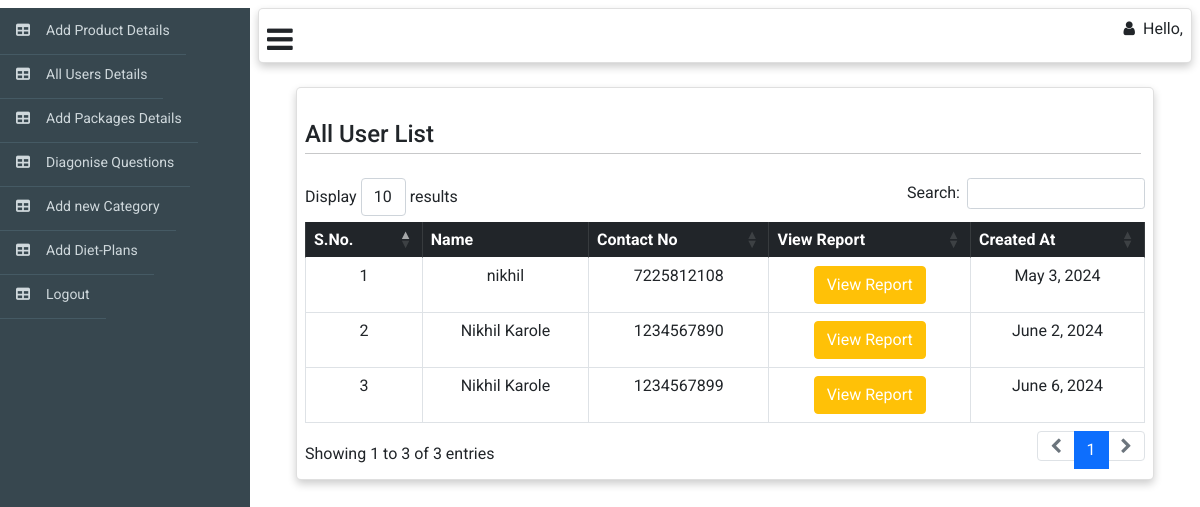
The app's page /web_admin/all-users, older data.
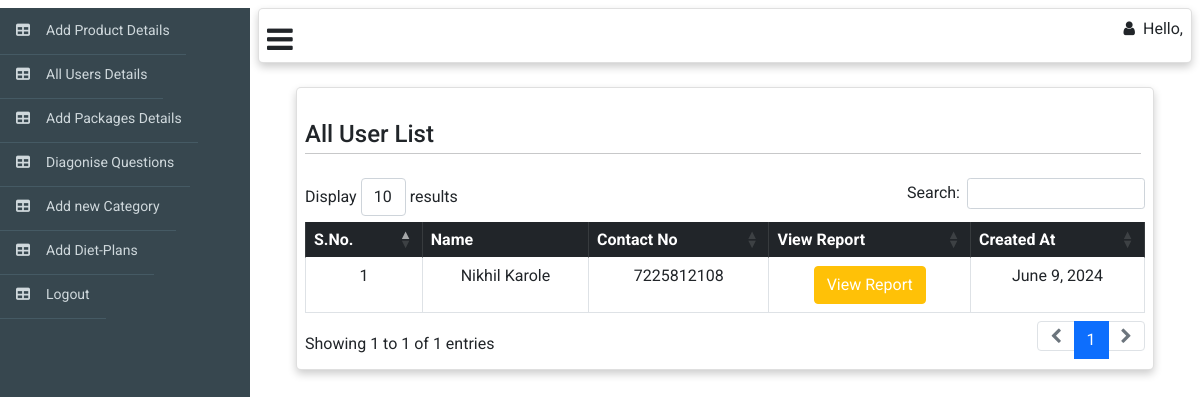
The same page, newer data.
### web_admin/models.py (models this page shows)
class user(models.Model):
    name = models.CharField(max_length=50)
    contact_no = models.CharField(max_length=15)
    otp = models.CharField(max_length=6)
    email = models.CharField(max_length=30)
    role = models.CharField(max_length=15, choices=Role)
    password = models.CharField(max_length=20,null=True,blank=True)
    is_active = models.BooleanField(default=True)
    gender = models.CharField(max_length=15, choices=Gender)
    age = models.IntegerField(default=0,null=True,blank=True)
    scalp_image = models.ImageField(upload_to='scalp_image/',null=True,blank=True)
    is_question_submitted = models.BooleanField(default=False)
    hair_health = models.FloatField(default=0)
    last_update_que = models.ForeignKey(questions,on_delete=models.CASCADE,null=True,blank=True)
    profile_image = models.ImageField(upload_to='profile/',null=True,blank=True)
    created_at = models.DateTimeField(auto_now_add=True)
    updated_at = models.DateTimeField(auto_now=True)

### web_admin/views.py (the view)
# urls.py: path('all-users',AllUsers.as_view(),name='all-users'),
class AllUsers(APIView):
    template_name = 'all_users_list.html'
    model = user
    def get(self,request,*args, **kwargs):
        list = self.model.objects.all()
        context={'list':list}
        return render(request,self.template_name,context)

### web_admin/templates/all_users_list.html (shortened to what this page needs)
{% extends "web_adminbase.html" %} {% block body %}{% load static %}
<div class="m-4">
  <div class="card me-6 p-2" style="width: auto">
    <h4 class="mt-4 p-0">
      All User List
      <hr class="hr p-0 mt-1 me-1" />
    </h4>
    <table
      id="example"
      class="table table-bordered text-center"
      style="width: 100%"
    >
      <thead class="table-dark text-center">
        <tr class="p-3 text-center">
          <th>S.No.</th>
          <th>Name</th>
          <th>Contact No</th>
          <th>View Report</th>
          <th>Created At</th>
        </tr>
      </thead>
      <tbody>
        {% for obj in list %}
        <tr>
          <td>{{forloop.counter}}</td>
          <td>{{obj.name}}</td>
          <td>{{obj.contact_no}}</td>
          <td><a class="btn btn-warning text-white">View Report</a></td>
          <td>{{obj.created_at|date}}</td>
        </tr>
        {% endfor %}
      </tbody>
    </table>
  </div>
</div>
{% endblock %}

### web_admin/templates/web_adminbase.html (shortened to what this page needs)
<html>
  <head>
    {% load static %}
    <link rel="stylesheet" href="/static/cs/dataTables.bootstrap5.min.css" />
    <link href="/static/cs/fontawesome.min.css" rel="stylesheet" />
    <link href="/static/cs/solid.css" rel="stylesheet" />
    <link href="/static/webfonts/fa-solid-900.woff2" rel="stylesheet" />
    <link href="/static/webfonts/fa-solid-900.ttf" rel="stylesheet" />
    <link href="/static/webfonts/fa-solid-900.ttf" rel="stylesheet" />
    <link href="/static/cs/dataTables.bootstrap5.min.css" rel="stylesheet" />
    <link
      href="https://cdn.jsdelivr.net/npm/bootstrap@5.0.2/dist/css/bootstrap.min.css"
      rel="stylesheet"
    />
  <link rel="stylesheet" href="https://cdnjs.cloudflare.com/ajax/libs/font-awesome/4.7.0/css/font-awesome.min.css">
  </head>
  <div id="viewport">
    <div id="sidebar">
      <ul class="nav">
        <li>
          <a href="/web_admin/add-product"><i class="fa-solid fa-table"></i>Add Product Details</a>
        </li>
        <li>
          <a href="/web_admin/all-users"><i class="fa-solid fa-table"></i>All Users Details</a>
        </li>
        <li>
          <a href="/web_admin/add-package"><i class="fa-solid fa-table"></i>Add Packages Details</a>
        </li>
        <li>
          <a href="/web_admin/add-questions"><i class="fa-solid fa-table"></i>Diagonise Questions</a>
        </li>
        <li>
          <a href="/web_admin/add-category"><i class="fa-solid fa-table"></i>Add new Category</a>
        </li>
        <li>
          <a href="/web_admin/add-diet-plan"><i class="fa-solid fa-table"></i>Add Diet-Plans</a>
        </li>
        <li>
          <a href="/web_admin/logout"><i class="fa-solid fa-table"></i>Logout</a>
        </li>
      </ul>
    </div>
    <div id="content">
      <div class="card m-2 p-2" style="width: auto; display: block">
        <div class="nav navbar-right">
          <i class="fa fa-bars" id="drawer_btn" onclick="openCloseNav()"></i>
          <h class="ms-auto" href="#">
            <i class="fa fa-user ms-2 me-2"></i
            >Hello,{{request.session.name}}</h
          >
        </div>
      </div>
      <div class="container-fluid">
        {% block body %}{% endblock body %}
    </div>
  </div>
</html>

### static/cs/solid.css (style rules this page uses)
:root, :host { --fa-style-family-classic: 'Font Awesome 6 Free'; --fa-font-solid: normal 900 1em/1 'Font Awesome 6 Free'; }
.fas, .fa-solid { font-weight: 900; }

Row changes from the older to the newer data that the page shows:
removed user: name "nikhil", contact_no "7225812108", created_at "May 3, 2024"
removed user: name "Nikhil Karole", contact_no "1234567890", created_at "June 2, 2024"
removed user: name "Nikhil Karole", contact_no "1234567899", created_at "June 6, 2024"
added user: name "Nikhil Karole", contact_no "7225812108", created_at "June 9, 2024"
Text that changed along with them:
text written by a page script: "Display results Search: Showing 1 to 3 of 3 entries 1" → "Display results Search: Showing 1 to 1 of 1 entries 1"
